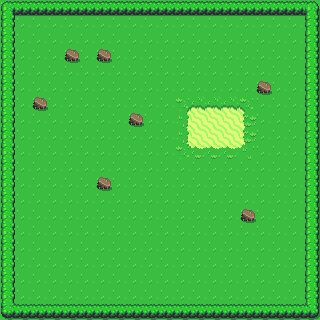

The image is a tile-based game level rendered from a .tmx file. Its description and complete source (layers, tilesets, objects, tile grids) follow:
An orthogonal 20x20 tile map with 16x16 px tiles, 2 tile layers (Chao, Colisores).

<map version="1.2" tiledversion="1.3.1" orientation="orthogonal" renderorder="right-down" compressionlevel="0" width="20" height="20" tilewidth="16" tileheight="16" infinite="0" nextlayerid="3" nextobjectid="1">
 <editorsettings>
  <export target="../../../../mapTeste.js" format="json" />
 </editorsettings>
 <tileset firstgid="1" source="Overworld.tsx" />
 <layer id="2" name="Chao" width="20" height="20">
  <properties>
   <property name="static" type="bool" value="true" />
  </properties>
  <data encoding="csv">
406,406,406,406,406,406,406,406,406,406,406,406,406,406,406,406,406,406,406,406,
406,406,406,406,406,406,406,406,406,406,406,406,406,406,406,406,406,406,406,406,
406,406,406,406,406,406,406,406,406,406,406,406,406,406,406,406,406,406,406,406,
406,406,406,406,406,406,406,406,406,406,406,406,406,406,406,406,406,406,406,406,
406,406,406,406,406,406,406,406,406,406,406,406,406,406,406,406,406,406,406,406,
406,406,406,406,406,406,406,406,406,406,406,406,406,406,406,406,406,406,406,406,
406,406,406,406,406,406,406,406,406,406,406,121,122,122,122,123,406,406,406,406,
406,406,406,406,406,406,406,406,406,406,406,161,162,162,162,163,406,406,406,406,
406,406,406,406,406,406,406,406,406,406,406,161,162,162,162,163,406,406,406,406,
406,406,406,406,406,406,406,406,406,406,406,201,202,202,202,203,406,406,406,406,
406,406,406,406,406,406,406,406,406,406,406,406,406,406,406,406,406,406,406,406,
406,406,406,406,406,406,406,406,406,406,406,406,406,406,406,406,406,406,406,406,
406,406,406,406,406,406,406,406,406,406,406,406,406,406,406,406,406,406,406,406,
406,406,406,406,406,406,406,406,406,406,406,406,406,406,406,406,406,406,406,406,
406,406,406,406,406,406,406,406,406,406,406,406,406,406,406,406,406,406,406,406,
406,406,406,406,406,406,406,406,406,406,406,406,406,406,406,406,406,406,406,406,
406,406,406,406,406,406,406,406,406,406,406,406,406,406,406,406,406,406,406,406,
406,406,406,406,406,406,406,406,406,406,406,406,406,406,406,406,406,406,406,406,
406,406,406,406,406,406,406,406,406,406,406,406,406,406,406,406,406,406,406,406,
406,406,406,406,406,406,406,406,406,406,406,406,406,406,406,406,406,406,406,406
</data>
 </layer>
 <layer id="1" name="Colisores" width="20" height="20">
  <properties>
   <property name="static" type="bool" value="true" />
  </properties>
  <data encoding="csv">
522,523,523,523,523,523,523,523,523,523,523,523,523,523,523,523,523,523,523,524,
562,0,0,0,0,0,0,0,0,0,0,0,0,0,0,0,0,0,0,564,
562,0,0,0,0,0,0,0,0,0,0,0,0,0,0,0,0,0,0,564,
562,0,0,0,208,0,208,0,0,0,0,0,0,0,0,0,0,0,0,564,
562,0,0,0,0,0,0,0,0,0,0,0,0,0,0,0,0,0,0,564,
562,0,0,0,0,0,0,0,0,0,0,0,0,0,0,0,208,0,0,564,
562,0,208,0,0,0,0,0,0,0,0,0,0,0,0,0,0,0,0,564,
562,0,0,0,0,0,0,0,208,0,0,0,0,0,0,0,0,0,0,564,
562,0,0,0,0,0,0,0,0,0,0,0,0,0,0,0,0,0,0,564,
562,0,0,0,0,0,0,0,0,0,0,0,0,0,0,0,0,0,0,564,
562,0,0,0,0,0,0,0,0,0,0,0,0,0,0,0,0,0,0,564,
562,0,0,0,0,0,208,0,0,0,0,0,0,0,0,0,0,0,0,564,
562,0,0,0,0,0,0,0,0,0,0,0,0,0,0,0,0,0,0,564,
562,0,0,0,0,0,0,0,0,0,0,0,0,0,0,208,0,0,0,564,
562,0,0,0,0,0,0,0,0,0,0,0,0,0,0,0,0,0,0,564,
562,0,0,0,0,0,0,0,0,0,0,0,0,0,0,0,0,0,0,564,
562,0,0,0,0,0,0,0,0,0,0,0,0,0,0,0,0,0,0,564,
562,0,0,0,0,0,0,0,0,0,0,0,0,0,0,0,0,0,0,564,
562,0,0,0,0,0,0,0,0,0,0,0,0,0,0,0,0,0,0,564,
602,603,603,603,603,603,603,603,603,603,603,603,603,603,603,603,603,603,603,604
</data>
 </layer>
</map>
